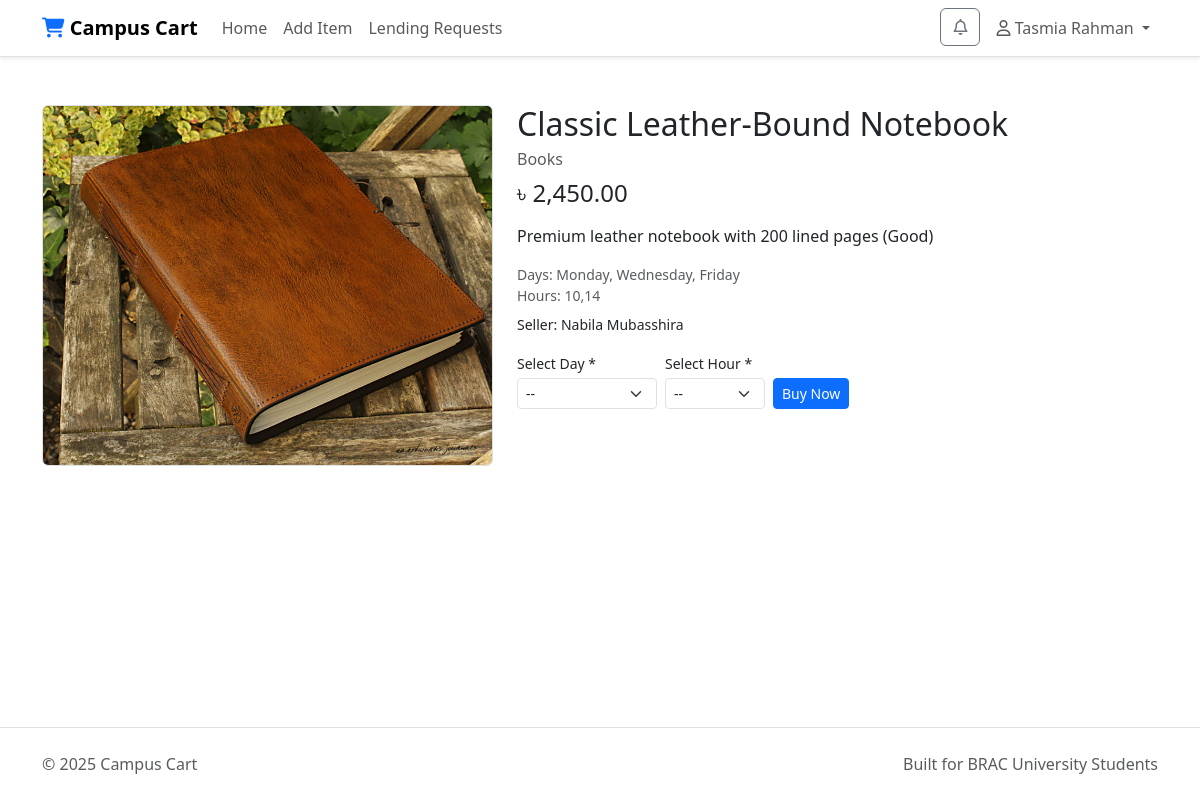
Screenshot of /item_details.php?id=2 (signed in) with the database file from the repository.
### tables this page shows
CREATE TABLE items (
  id INT AUTO_INCREMENT PRIMARY KEY,
  user_id INT NOT NULL,
  title VARCHAR(50) NOT NULL,
  description TEXT DEFAULT NULL,
  price DECIMAL(10,2) NOT NULL,
  status ENUM('available','sold') DEFAULT 'available',
  image_url VARCHAR(50) DEFAULT NULL,
  category VARCHAR(50) NOT NULL DEFAULT 'Other',
  available_days VARCHAR(60) DEFAULT NULL,
  available_hours VARCHAR(50) DEFAULT NULL,
  created_at DATETIME DEFAULT CURRENT_TIMESTAMP,
  CONSTRAINT items_fk_user_id FOREIGN KEY (user_id) REFERENCES users(id) ON DELETE CASCADE
);

CREATE TABLE users (
  id INT AUTO_INCREMENT PRIMARY KEY,
  name VARCHAR(100) NOT NULL,
  email VARCHAR(100) NOT NULL,
  password VARCHAR(20) NOT NULL,
  role ENUM('user','admin') DEFAULT 'user',
  rating_avg DECIMAL(4,2) NOT NULL DEFAULT 0.00,
  rating_count INT NOT NULL DEFAULT 0,
  created_at DATETIME DEFAULT CURRENT_TIMESTAMP,
  UNIQUE KEY email (email)
);

### includes/functions.php (called while the page is built, shortened)
<?php
require_once dirname(__DIR__) . '/dbconnect.php';
function get_item_by_id(int $id): ?array {
    global $conn;
    $sql = "SELECT i.*, u.name AS seller_name
            FROM items i
            LEFT JOIN users u ON u.id = i.user_id
            WHERE i.id = ?";
    $stmt = $conn->prepare($sql);
    $stmt->bind_param('i', $id);
    $stmt->execute();
    $res = $stmt->get_result();
    return $res->fetch_assoc() ?: null;
}
?>

### item_details.php (the view, shortened to what this page needs)
<?php
require_once __DIR__ . '/includes/functions.php';
$itemId = (int)($_GET['id'] ?? 0);
$item = get_item_by_id($itemId);
$userId = (int)$_SESSION['user_id'];
$availableHourOptions = [];
$rawHours = array_filter(array_map('trim', explode(',', (string)$item['available_hours'])));
foreach ($rawHours as $h) {
    $availableHourOptions[] = $h;
}
$availableHourOptions = array_values(array_unique($availableHourOptions));
sort($availableHourOptions);
require_once __DIR__ . '/includes/header.php';
?>
<div class="row mt-4">
  <div class="col-md-5">
    <?php if (!empty($item['image_url'])): ?>
      <img src="<?php echo htmlspecialchars($item['image_url']); ?>" class="img-fluid rounded border" alt="<?php echo htmlspecialchars($item['title']); ?>">
    <?php endif; ?>
  </div>
  <div class="col-md-7">
    <h2 class="mb-1"><?php echo htmlspecialchars($item['title']); ?></h2>
    <div class="text-muted mb-2"><?php echo htmlspecialchars($item['category'] ?? 'Other'); ?></div>
    <div class="h4 mb-3">৳ <?php echo number_format((float)$item['price'], 2); ?></div>
    <p class="mb-3" style="white-space:pre-line;"><?php echo htmlspecialchars($item['description'] ?? ''); ?></p>
    <p class="small text-muted mb-2">
      Days: <?php echo htmlspecialchars($item['available_days'] ?: 'N/A'); ?><br>
      Hours: <?php echo htmlspecialchars($item['available_hours'] ?: 'N/A'); ?>
    </p>
    <p class="small mb-3">Seller: <?php echo htmlspecialchars($item['seller_name'] ?? ''); ?></p>
    <?php if ($item['status'] === 'available' && $item['user_id'] != $userId): ?>
      <?php if (!empty($availableHourOptions)): ?>
        <form method="post" class="d-inline-flex align-items-end gap-2 flex-wrap">
          <div>
            <label class="form-label mb-1 small">Select Day *</label>
            <select name="selected_day" class="form-select form-select-sm" required style="min-width:140px">
              <option value="">--</option>
            </select>
          </div>
          <div>
            <label class="form-label mb-1 small">Select Hour *</label>
            <select name="selected_hour" class="form-select form-select-sm" required style="min-width:100px">
              <option value="">--</option>
            </select>
          </div>
          <div class="align-self-end">
            <button name="buy" value="1" class="btn btn-primary btn-sm">Buy Now</button>
          </div>
        </form>
      <?php endif; ?>
    <?php else: ?>
      <span class="badge bg-secondary"><?php echo htmlspecialchars(ucfirst($item['status'])); ?></span>
    <?php endif; ?>
  </div>
</div>
<?php require_once __DIR__ . '/includes/footer.php'; ?>

### assets/css/style.css (style rules this page uses)
:root { --cc-primary: #0d6efd; }

### rows the page displays
items: image_url (picture), title "Classic Leather-Bound Notebook", category "Books", price "2,450.00", description "Premium leather notebook with 200 lined pages (Good)", available_days "Monday, Wednesday, Friday", available_hours "10,14", user.name "Nabila Mubasshira"

### other values shown
$_SESSION['user_name'] "Tasmia Rahman"
